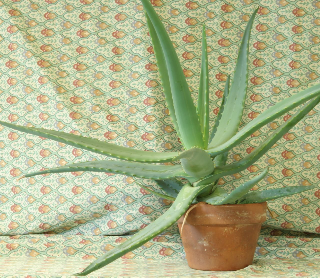
#> input picture chap-03/aloeL.png, 320 x 278 px
$ python test-3.3-02.py
#> lines starting #> are read from the running program, lines starting #| are printed output that depends on the picture
# 2枚の画像が同じかどうかをチェックする

import cv2
import numpy as np


def is_same_image(img1, img2):
    # 画像のサイズチェックが必要
    # print(f"img1.shape= {img1.shape}")
    if img1.shape != img2.shape:
        return False

    # 差分計算
    diff = cv2.absdiff(img1, img2)

    return cv2.countNonZero(diff) == 0


def main():
    # cv2.countNonZero が１チャンネルの計算しか出来ないため
    img1 = cv2.imread("./aloeL.png", cv2.IMREAD_GRAYSCALE)
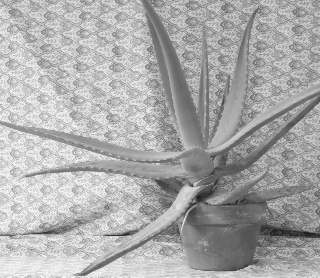
#> img1: shape (278, 320); min 25, max 249, mean 170.5
    img2 = cv2.imread("./aloeR.png", cv2.IMREAD_GRAYSCALE)
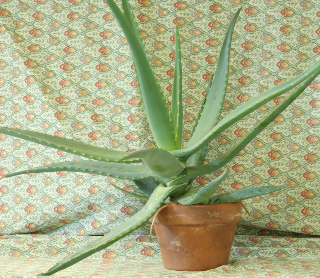
#> input picture chap-03/aloeR.png, 320 x 278 px
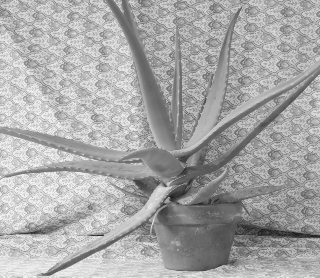
#> img2: shape (278, 320); min 26, max 246, mean 167.5
    img3 = cv2.imread("./yorkie.png", cv2.IMREAD_GRAYSCALE)
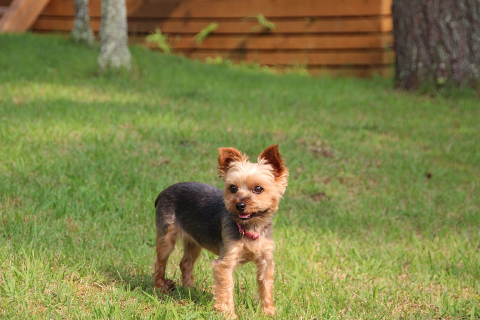
#> input picture chap-03/yorkie.png, 480 x 320 px
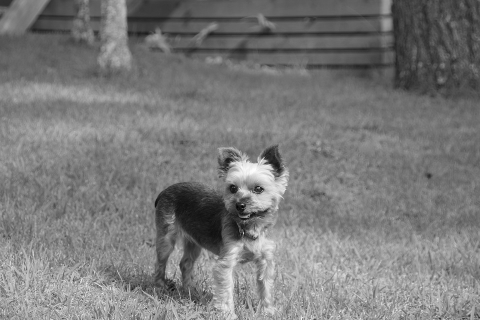
#> img3: shape (320, 480); min 5, max 254, mean 122

    print(is_same_image(img1, img1))
#> in is_same_image, `diff = cv2.absdiff(img1, img2)`: diff: shape (278, 320); every value is 0
#| True
    print(is_same_image(img1, img2))
#> in is_same_image (call 2), `diff = cv2.absdiff(img1, img2)`:
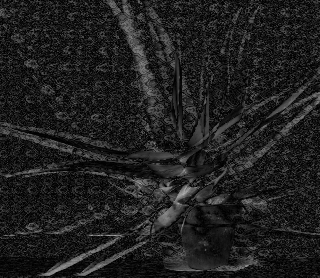
#> diff: shape (278, 320); min 0, max 171, mean 31.7
#| False
    print(is_same_image(img1, img3))
#| False


if __name__ == "__main__":
    main()
